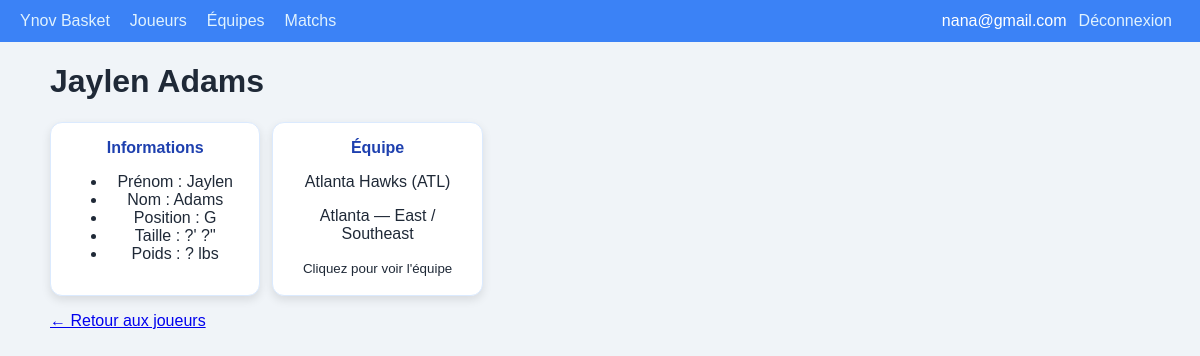
Page /player/2 (signed in) on the committed database.
### app.py (models this page shows)
class Player(Base):
    __tablename__ = "players"
    id = Column(Integer, primary_key=True)  # même id que l’API
    first_name = Column(String(255))
    last_name = Column(String(255))
    team_id = Column(Integer, ForeignKey("teams.id"))
    position = Column(String(10))
    height = Column(String(50))
    weight = Column(String(50))
    updated_at = Column(DateTime, default=datetime.utcnow, onupdate=datetime.utcnow)
    team = relationship("Team")

class Team(Base):
    __tablename__ = "teams"
    id = Column(Integer, primary_key=True)  # même id que l’API
    abbreviation = Column(String(20))
    full_name = Column(String(255))
    city = Column(String(255))
    conference = Column(String(50))
    division = Column(String(50))
    updated_at = Column(DateTime, default=datetime.utcnow, onupdate=datetime.utcnow)

### app.py (the view, shortened to what this page needs)
@app.route("/player/<int:player_id>")
@login_required
def player_detail(player_id):
    with db_session() as s:
        p = s.get(Player, player_id)
        if p:
            payload = {
                "id": p.id,
                "first_name": p.first_name,
                "last_name": p.last_name,
                "position": p.position,
                "height": p.height,
                "weight": p.weight,
                "team": None
            }
            if p.team:
                payload["team"] = {
                    "id": p.team.id,
                    "full_name": p.team.full_name,
                    "abbreviation": p.team.abbreviation,
                    "city": p.team.city,
                    "conference": p.team.conference,
                    "division": p.team.division
                }
            return render_template("player.html", p=payload)

### app.py (called while the page is built)
def db_session():
    return SessionLocal()

def login_required(f):
    @wraps(f)
    def wrapper(*args, **kwargs):
        if "user" not in session:
            return redirect(url_for("login"))
        return f(*args, **kwargs)
    return wrapper

### templates/player.html
{% extends "base.html" %}
{% block content %}
<h1>{{ p["first_name"] }} {{ p["last_name"] }}</h1>
<div class="grid">
  <div class="card">
    <div class="title">Informations</div>
    <ul>
      <li>Prénom : {{ p["first_name"] }}</li>
      <li>Nom : {{ p["last_name"] }}</li>
      <li>Position : {{ p["position"] or "?" }}</li>
      <li>
        Taille :
        {{ p["height_feet"] or "?" }}' {{ p["height_inches"] or "?" }}"
      </li>
      <li>Poids : {{ p["weight_pounds"] or "?" }} lbs</li>
    </ul>
  </div>
  {% if p["team"]["id"] != 0 %}
    <a class="card" href="{{ url_for('team_detail', team_id=p["team"]["id"]) }}">
  {% else %}
    <div class="card">
  {% endif %}
      <div class="title">Équipe</div>
      <p>{{ p["team"]["full_name"] }} ({{ p["team"]["abbreviation"] }})</p>
      <p>{{ p["team"]["city"] }} — {{ p["team"]["conference"] }} / {{ p["team"]["division"] }}</p>
      {% if p["team"]["id"] != 0 %}
        <small>Cliquez pour voir l'équipe</small>
      {% endif %}
  {% if p["team"]["id"] != 0 %}
    </a>
  {% else %}
    </div>
  {% endif %}
</div>
<p><a href="{{ url_for('players') }}">← Retour aux joueurs</a></p>
{% endblock %}

### static/style.css (style rules this page uses)
body { font-family: Arial, sans-serif; margin: 0; background: #f0f4f8; color: #1f2937; }
.grid { display: grid; grid-template-columns: repeat(auto-fill, minmax(200px, 1fr)); gap: 12px; margin-top: 12px; }
.card { background: white; padding: 16px; border-radius: 12px; box-shadow: 0 4px 10px rgba(0, 0, 0, 0.1); text-align: center; text-decoration: none; color: inherit; border: 1px solid #dbeafe; transition: transform 0.15s ease, box-shadow 0.15s ease; }
.title { font-weight: 600; margin-bottom: 6px; color: #1e40af; }

### rows in the picture
Player: first_name "Jaylen", last_name "Adams"
Team: team.full_name "Atlanta Hawks", team.abbreviation "ATL", team.city "Atlanta", team.conference "East", team.division "Southeast"

### other values in the picture
{{ session.get('user') }} "nana@gmail.com"
{{ p["position"] or "?" }} "G"
{{ p["height_feet"] or "?" }} "?"
{{ p["height_inches"] or "?" }} "?"
{{ p["weight_pounds"] or "?" }} "?"
